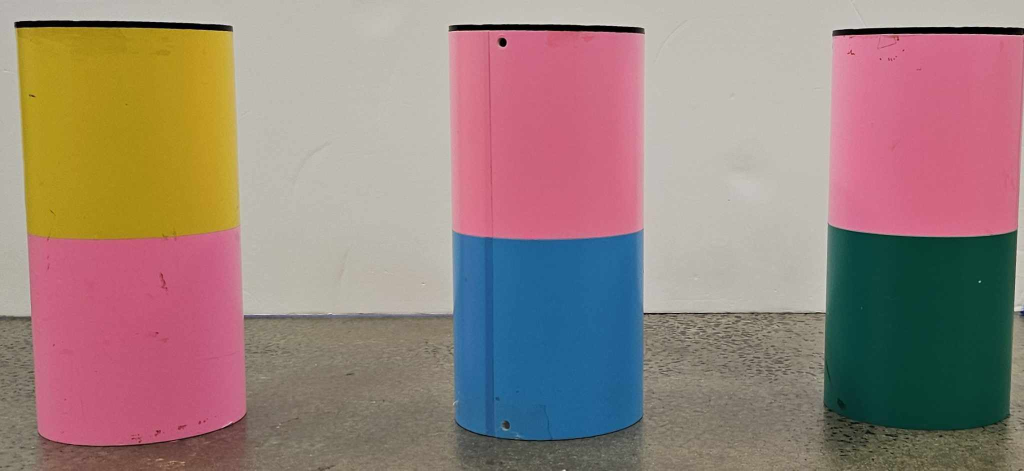
#> input picture src/place_markers/place_markers/markers.JPG, 2048 x 941 px (shown at 1/2 size)
$ python hsv_mask_check.py
#> lines starting #> are read from the running program, lines starting #| are printed output that depends on the picture; after the words box and inside, x2 and y2 are one past the last pixel; in counts of white or black regions, pixels touching at a corner belong together
#from https://stackoverflow.com/questions/10948589/choosing-the-correct-upper-and-lower-hsv-boundaries-for-color-detection-withcv

import numpy as np
import cv2

image = cv2.imread('markers.JPG')
#> image is the input picture: shape (941, 2048, 3); mean B, G, R 124.9, 131.4, 153.5
scale_percent = 25 # percent of original size
width = int(image.shape[1] * scale_percent / 100)
#> width = 512
height = int(image.shape[0] * scale_percent / 100)
#> height = 235
dim = (width, height)
#> dim = (512, 235)

# resize image
image = cv2.resize(image, dim, interpolation = cv2.INTER_AREA)
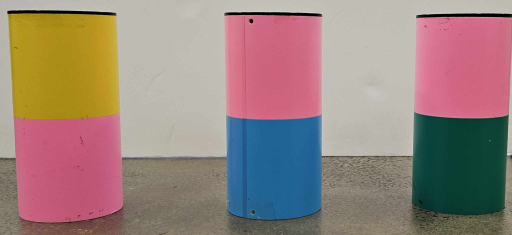
#> image: shape (235, 512, 3); mean B, G, R 124.9, 131.4, 153.5

hsv = cv2.cvtColor(image, cv2.COLOR_BGR2HSV)
#> hsv: shape (235, 512, 3); mean H, S, V 71.1, 95.9, 165.9
lower = np.array([20, 110, 30])
upper = np.array([35, 255, 255])
mask = cv2.inRange(hsv, lower, upper)
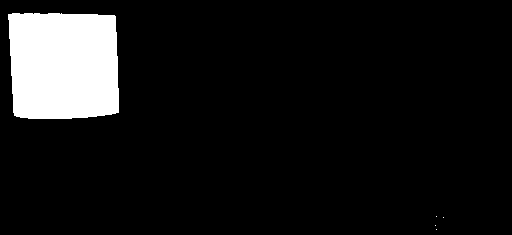
#> mask: shape (235, 512); 9.2% white; 5 white regions (4 under 20 px), largest, box (x1, y1, x2, y2) and area: (8, 13, 119, 119) 11076
result = cv2.bitwise_and(image, image, mask=mask)
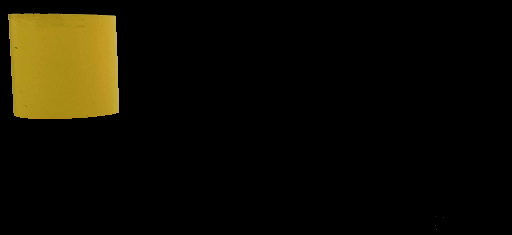
#> result: shape (235, 512, 3); mean B, G, R 2.8, 13.4, 16.3

cv2.imshow('result', result)
cv2.waitKey()
